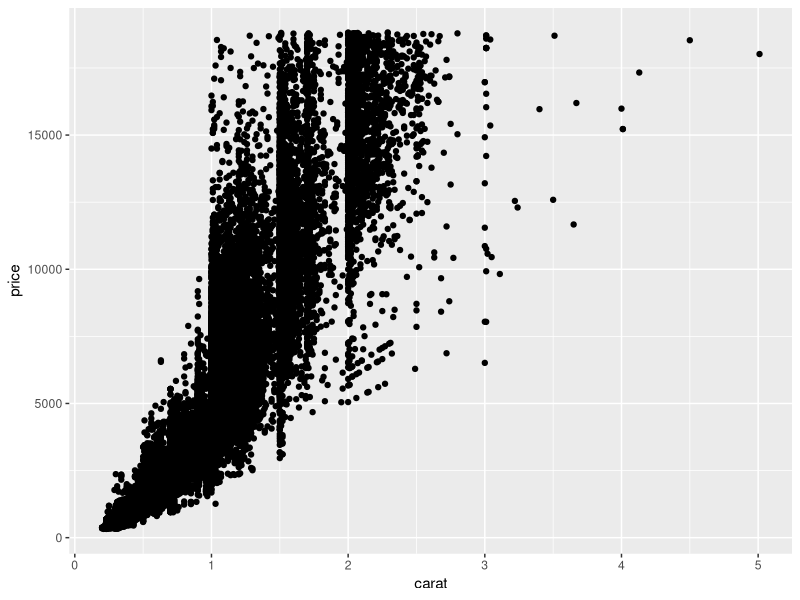
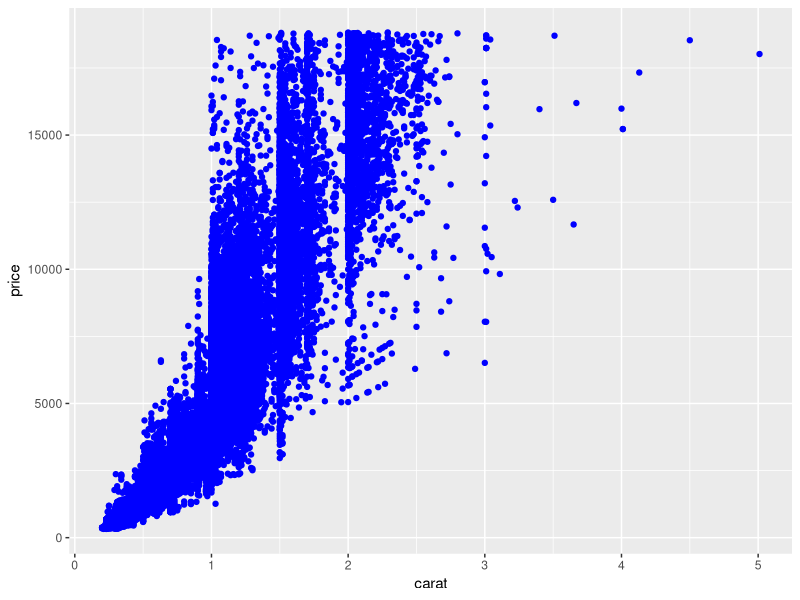
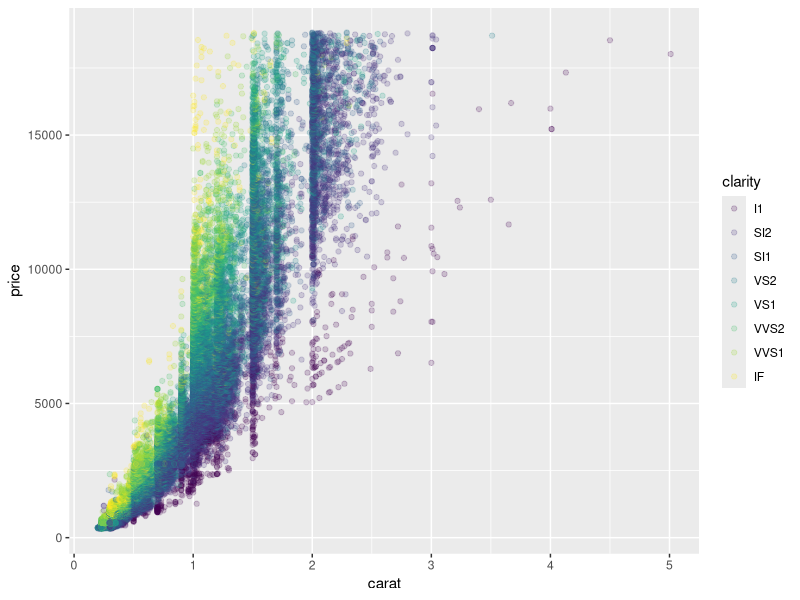
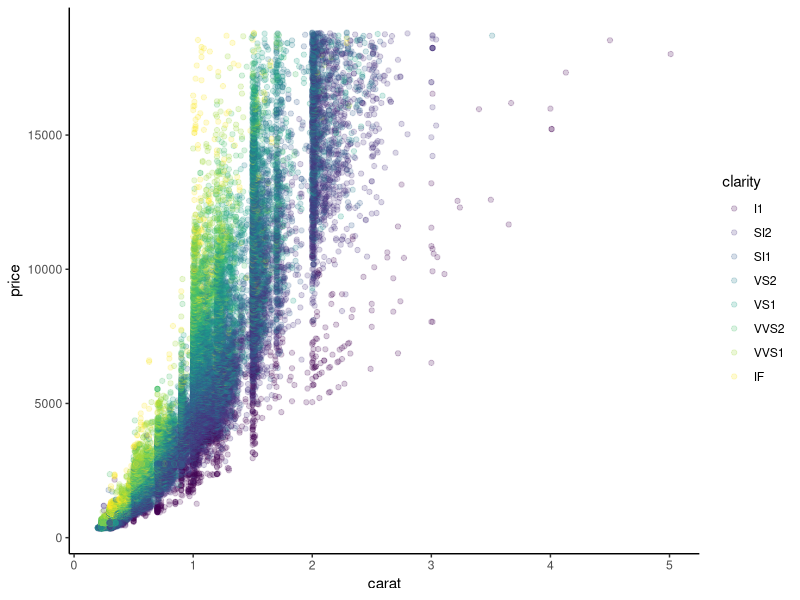
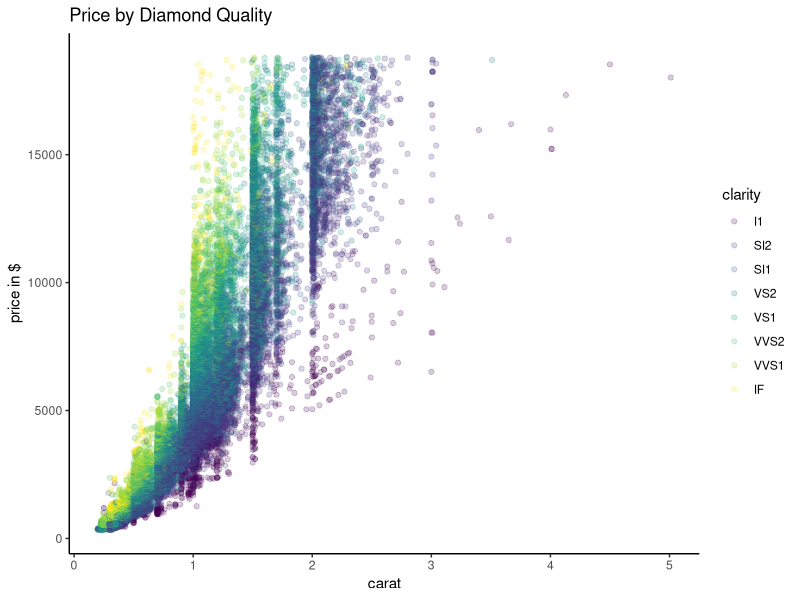
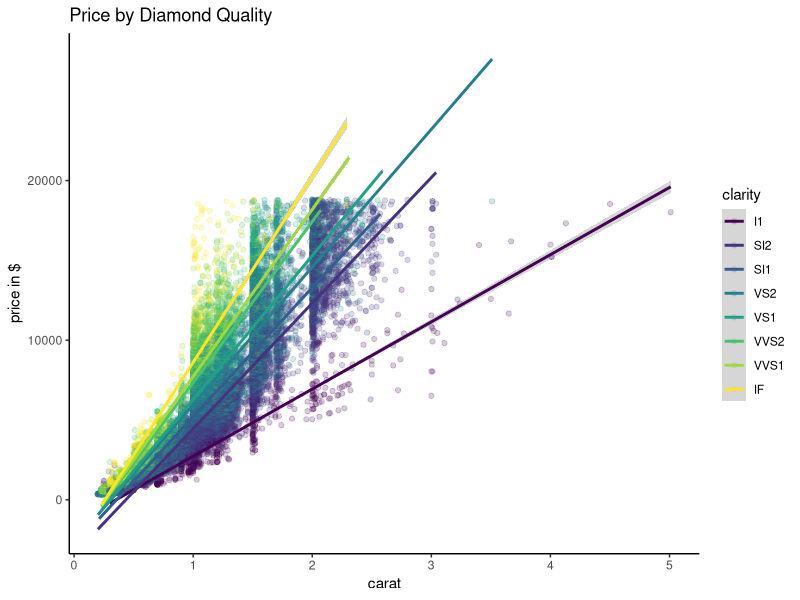
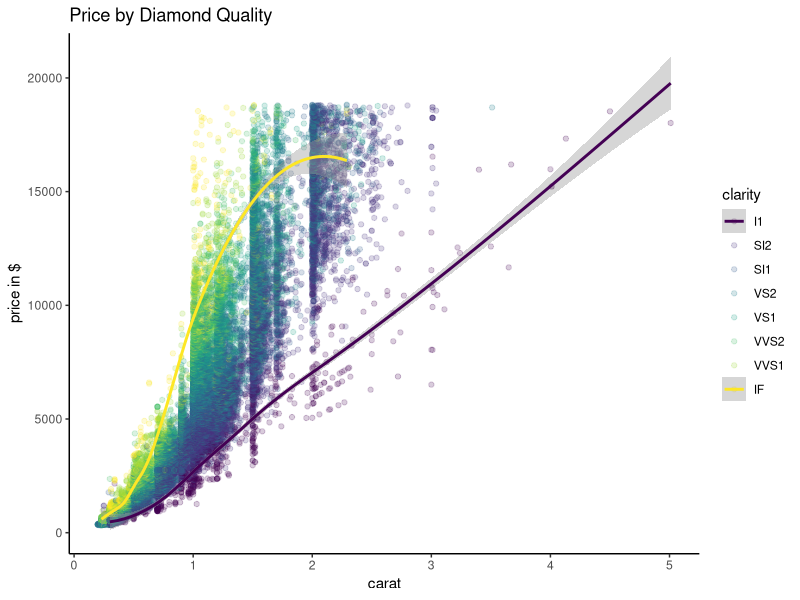

Source code (R) for these figures, in order:
library(tidyverse)

#section 1: plot best practices and ggplot review
#ggplot has four parts:
#data/materials ggplot(data=yourdata)
#plot type/design geom_...
#aesthetics/decor aes()
#stats/wiring stat...

#Practie creating a scatter plot of price on carat
ggplot(diamonds, aes(x= carat, y= price)) + geom_point()

#Add transparentcy and color
ggplot(diamonds, aes(x= carat, y=price)) + 
  geom_point(color="blue")#since only using one color this can go into geo_point
#color by variable
ggplot(diamonds, aes(x=carat, y= price, color=clarity))+#if you use a variable to define color that has to go under asethetics 
   geom_point(alpha = 0.2)#and alpha increases transparency so we can see what's going on
#plot best practices:
#remove backgrounds (done through theme_classics), redundant labels, borders,
#reduce folors and special effects
#remove bolding, lighten labels, remove lines, direct label
#remove the background to clean up the plot 
ggplot(diamonds, aes(x= carat, y= price, color=clarity)) + 
  geom_point(alpha = 0.2) + theme_classic()

#keep your visualization simple with a clear message 
#label axes
#start axes at zero

#Now I've added a title and edited the y label to be more 
ggplot(diamonds, aes(x = carat, y= price, color=clarity)) +
  geom_point(alpha = 0.2) + theme_classic() + 
  ggtitle("Price by Diamond Quality") + ylab("price in $") #puts in a graph title and y overwrites the y axis label in aes with a title

#Add a linear regression trendlines for each color 
ggplot(diamonds, aes(x= carat, y= price, color=clarity)) + 
  geom_point(alpha = 0.2) + theme_classic() + 
  ggtitle("Price by Diamond Quality") + ylab("price in $") + 
  stat_smooth(method = "lm")#linear regression model will add lines based upon our points

#Add a LOESS trendcurves for each color
ggplot(diamonds, aes(x= carat, y= price, color=clarity)) + 
  geom_point(alpha = 0.2) + theme_classic() + 
  ggtitle("Price by Diamond Quality") + ylab("price in $") + 
  stat_smooth(method = "loess")#takes a bunch of points and takes an average of all points and shifts over a little to the right and then shifts to the right and takes the average of those points and continues the pattern

